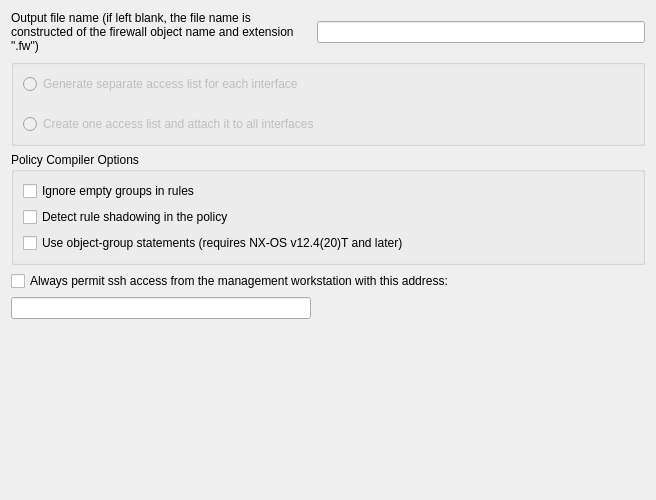
     <widget class="QWidget" name="compiler_tab">
      <attribute name="title">
       <string>Compiler Options</string>
      </attribute>
      <layout class="QGridLayout" name="gridLayout_9">
       <item row="0" column="0">
        <widget class="QLabel" name="textLabel1_5">
         <property name="sizePolicy">
          <sizepolicy hsizetype="Expanding" vsizetype="Preferred">
           <horstretch>0</horstretch>
           <verstretch>0</verstretch>
          </sizepolicy>
         </property>
         <property name="text">
          <string>Output file name (if left blank, the file name is constructed of the firewall object name and extension &quot;.fw&quot;)</string>
         </property>
         <property name="alignment">
          <set>Qt::AlignmentFlag::AlignVCenter</set>
         </property>
         <property name="wordWrap">
          <bool>true</bool>
         </property>
        </widget>
       </item>
       <item row="0" column="1">
        <widget class="QLineEdit" name="outputFileName">
         <property name="minimumSize">
          <size>
           <width>300</width>
           <height>0</height>
          </size>
         </property>
         <property name="maximumSize">
          <size>
           <width>32767</width>
           <height>22</height>
          </size>
         </property>
        </widget>
       </item>
       <item row="1" column="0" colspan="2">
        <widget class="QGroupBox" name="groupBox">
         <property name="enabled">
          <bool>false</bool>
         </property>
         <property name="title">
          <string/>
         </property>
         <layout class="QGridLayout" name="gridLayout_4">
          <property name="verticalSpacing">
           <number>20</number>
          </property>
          <item row="0" column="0">
           <widget class="QRadioButton" name="separate_acls_for_interfaces">
            <property name="toolTip">
             <string>Compiler creates multiple access lists from the same policy,
two for each interface: one for inbound and another for
outbound. If the policy is written in a such way that no rule
can possibly be associated with an interface, this interface
gets no access list at all. Also, interfaces marked as
&quot;unprotected&quot; never get access list regardless of how the policy
rules are designed.
</string>
            </property>
            <property name="text">
             <string>Generate separate access list for each interface</string>
            </property>
           </widget>
          </item>
          <item row="1" column="0">
           <widget class="QRadioButton" name="one_acl_for_all_interfaces">
            <property name="toolTip">
             <string>Compiler creates one access list and assigns it to all
interfaces.
</string>
            </property>
            <property name="text">
             <string>Create one access list and attach it to all interfaces</string>
            </property>
           </widget>
          </item>
         </layout>
        </widget>
       </item>
       <item row="2" column="0" colspan="2">
        <widget class="QGroupBox" name="frame114">
         <property name="sizePolicy">
          <sizepolicy hsizetype="Expanding" vsizetype="Preferred">
           <horstretch>0</horstretch>
           <verstretch>0</verstretch>
          </sizepolicy>
         </property>
         <property name="title">
          <string>Policy Compiler Options</string>
         </property>
         <property name="flat">
          <bool>false</bool>
         </property>
         <property name="checkable">
          <bool>false</bool>
         </property>
         <layout class="QGridLayout" name="gridLayout_6">
          <item row="0" column="0">
           <widget class="QCheckBox" name="nxosacl_ignore_empty_groups">
            <property name="toolTip">
             <string>If the option is deactivated, compiler treats empty groups as an error and aborts processing the policy. If this option is activated, compiler removes all empty groups from all rule elements. If rule element becomes 'any' after the last empty group has been removed, the whole rule will be ignored. Use this option only if you fully understand how it works!</string>
            </property>
            <property name="text">
             <string>Ignore empty groups in rules</string>
            </property>
           </widget>
          </item>
          <item row="1" column="0">
           <widget class="QCheckBox" name="nxosacl_check_shadowing">
            <property name="toolTip">
             <string>Shadowing happens because a rule is a superset of a subsequent rule and any packets potentially matched by the subsequent rule have already been matched by the prior rule.</string>
            </property>
            <property name="text">
             <string>Detect rule shadowing in the policy</string>
            </property>
           </widget>
          </item>
          <item row="2" column="0">
           <widget class="QCheckBox" name="nxosacl_use_object_groups">
            <property name="text">
             <string>Use object-group statements (requires NX-OS v12.4(20)T and later)</string>
            </property>
           </widget>
          </item>
         </layout>
        </widget>
       </item>
       <item row="3" column="0" colspan="2">
        <widget class="QCheckBox" name="mgmt_ssh">
         <property name="text">
          <string>Always permit ssh access from the management workstation with this address:</string>
         </property>
         <property name="checkable">
          <bool>true</bool>
         </property>
         <property name="checked">
          <bool>false</bool>
         </property>
        </widget>
       </item>
       <item row="4" column="0">
        <widget class="QLineEdit" name="mgmt_addr">
         <property name="sizePolicy">
          <sizepolicy hsizetype="Expanding" vsizetype="Fixed">
           <horstretch>0</horstretch>
           <verstretch>0</verstretch>
          </sizepolicy>
         </property>
         <property name="minimumSize">
          <size>
           <width>300</width>
           <height>0</height>
          </size>
         </property>
         <property name="maximumSize">
          <size>
           <width>32767</width>
           <height>22</height>
          </size>
         </property>
        </widget>
       </item>
       <item row="4" column="1">
        <spacer name="horizontalSpacer_2">
         <property name="orientation">
          <enum>Qt::Orientation::Horizontal</enum>
         </property>
         <property name="sizeHint" stdset="0">
          <size>
           <width>328</width>
           <height>20</height>
          </size>
         </property>
        </spacer>
       </item>
       <item row="5" column="0">
        <spacer>
         <property name="orientation">
          <enum>Qt::Orientation::Vertical</enum>
         </property>
         <property name="sizeType">
          <enum>QSizePolicy::Policy::Expanding</enum>
         </property>
         <property name="sizeHint" stdset="0">
          <size>
           <width>20</width>
           <height>170</height>
          </size>
         </property>
        </spacer>
       </item>
      </layout>
     </widget>
